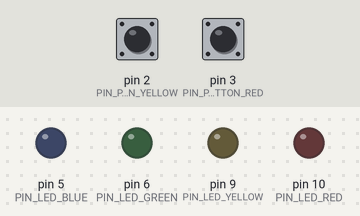
The sketch below on a simulated Arduino Uno, built with avr-gcc and run on an emulated ATmega328P. Shown: output pins drawn as LEDs (lit = HIGH). The inputs (shaded band) are chosen by the test bench; at power-on: pin 2 (PIN_PUSHBUTTON_YELLOW) HIGH, pin 3 (PIN_PUSHBUTTON_RED) HIGH.

Above: at 1.2 s.
1.3 s: pin 2 (PIN_PUSHBUTTON_YELLOW) pulled LOW for 0.15 s
At 1.37 s:
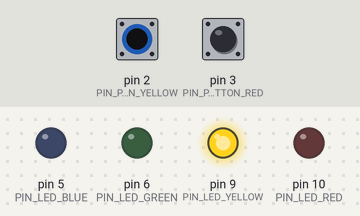
2.9 s: pin 3 (PIN_PUSHBUTTON_RED) pulled LOW for 0.15 s
At 2.97 s:
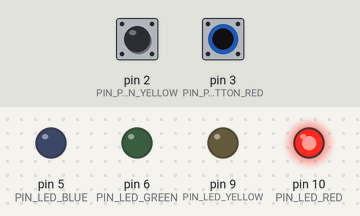
4.5 s: pin 3 (PIN_PUSHBUTTON_RED) pulled LOW for 3.2 s
At 8.9 s:
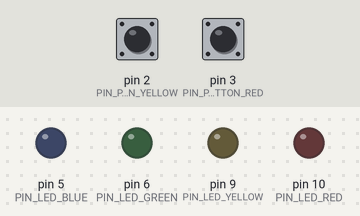
9.2 s: pin 2 (PIN_PUSHBUTTON_YELLOW) pulled LOW for 3.2 s
At 10.0 s:
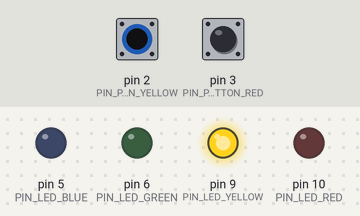
13.9 s: pin 2 (PIN_PUSHBUTTON_YELLOW) driven LOW and pin 3 (PIN_PUSHBUTTON_RED) driven LOW
At 14.8 s:
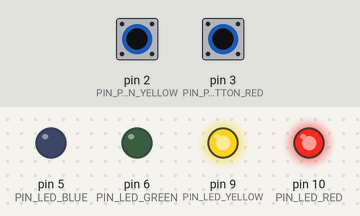
Timing chart, 0 to 16.4 s (numbered marks = the images above; inputs shaded):
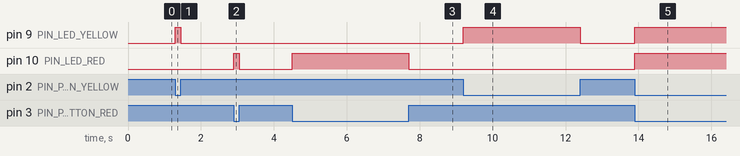

The sketch:

ME435_Four_Toggle_LEDs.ino
```cpp
#define PIN_LED_RED       10
#define PIN_LED_YELLOW      9
#define PIN_LED_GREEN       6
#define PIN_LED_BLUE      5

#define PIN_PUSHBUTTON_RED    3   // can be used for INT1
#define PIN_PUSHBUTTON_YELLOW 2   // can be used for INT0
#define PIN_PUSHBUTTON_GREEN  1
#define PIN_PUSHBUTTON_BLUE   0

#define ON      1
#define OFF     0

#define PRESSED   0
#define NOTPRESSED  1


void setup()
{
  Serial.begin(9600);

  pinMode(PIN_LED_RED, OUTPUT);
  pinMode(PIN_LED_YELLOW, OUTPUT);
  pinMode(PIN_LED_GREEN, OUTPUT);
  pinMode(PIN_LED_BLUE, OUTPUT);

  pinMode(PIN_PUSHBUTTON_RED, INPUT_PULLUP);
  pinMode(PIN_PUSHBUTTON_YELLOW, INPUT_PULLUP);
  pinMode(PIN_PUSHBUTTON_GREEN, INPUT_PULLUP);
  pinMode(PIN_PUSHBUTTON_BLUE, INPUT_PULLUP);

}

void loop()
{
  digitalWrite(PIN_LED_RED, (digitalRead(PIN_PUSHBUTTON_RED) == PRESSED));
  digitalWrite(PIN_LED_YELLOW, (digitalRead(PIN_PUSHBUTTON_YELLOW) == PRESSED));
  digitalWrite(PIN_LED_GREEN, (digitalRead(PIN_PUSHBUTTON_GREEN) == PRESSED));
  digitalWrite(PIN_LED_BLUE, (digitalRead(PIN_PUSHBUTTON_BLUE) == PRESSED));
}
```

Measured:
- after the input at 1.3 s, pin 9 (PIN_LED_YELLOW): LOW → HIGH at once, → LOW 0.15 s later
- after the input at 2.9 s, pin 10 (PIN_LED_RED): LOW → HIGH at once, → LOW 0.15 s later
- after the input at 4.5 s, pin 10 (PIN_LED_RED): LOW → HIGH at once, → LOW 3.2 s later
- after the input at 9.2 s, pin 9 (PIN_LED_YELLOW): LOW → HIGH at once, → LOW 3.2 s later
- after the input at 13.9 s, pin 9 (PIN_LED_YELLOW), pin 10 (PIN_LED_RED): LOW → HIGH at once
